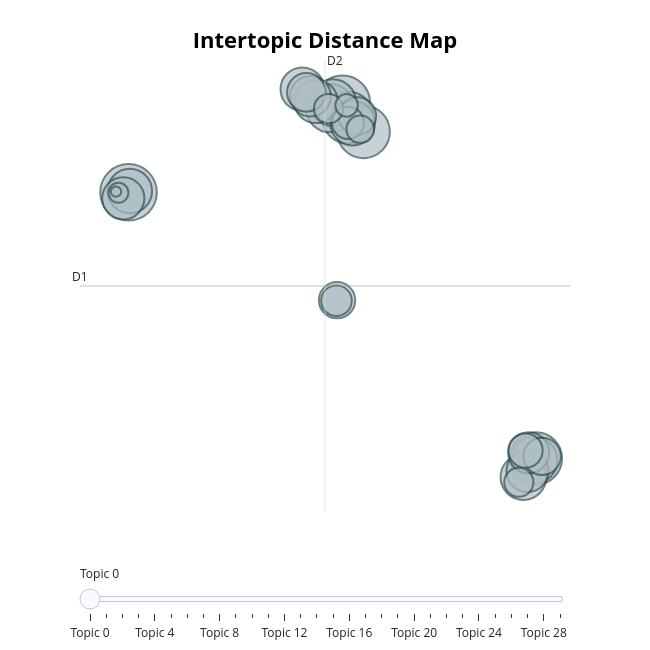

This figure's notebook cell:
### Code cell
# Visualize K-Means topics
topic_model_kmeans.visualize_topics()

### Figure 1 — Plotly figure (JSON) as saved in the notebook; plotly's stock layout.template omitted (floating-point values rounded to 4 significant figures)
{"data": [{"customdata": [[0, "covid covid | india | coronavirusupdates | drharshvardhan | coronavirusindia", 410], [1, "trump | donald trump | donald | president | donaldtrump", 388], [2, "zealand | new zealand | total number | number | number confirmed", 356], [3, "coronavirus | nashville | new coronavirus | coronavirus coronavirus | man", 350], [4, "risk | learn | protect | higher risk | cdc", 343], [5, "drtedros | flu | countries | pandemic | death", 298], [6, "italy | video | photo | italian | died", 281], [7, "vaccine | covid vaccine | vaccines | covax | drtedros", 279], [8, "cure | water | drinking | israel | cure covid", 268], [9, "masks | mask | wear | face | wearing", 254], [10, "indian | lockdown | police | beaten | muslim", 253], [11, "tests | yesterday | published ve | ve tracked | tracked", 244], [12, "covidview | covidview report | cdc covidview | latest cdc | report shows", 241], [13, "indiafightscorona | recoveries | rt pib | india | indiafightscorona india", 228], [14, "sars | cov | sars cov | virus | animals", 228], [15, "uk | england | health secretary | live | follow live", 216], [16, "data | hospitalizations | new york | york | deaths", 212], [17, "states reported | published states | reported tests | reported | update published", 191], [18, "test | pcr | antibody | antibodies | pregnant", 182], [19, "china | chinese | wuhan | china coronavirus | wuhan institute", 179], [20, "nigeria | covid reported | reported nigeria | ncdc | lagos", 169], [21, "lockdown | restrictions | boris | boris johnson | johnson", 150], [22, "schools | children | school | students | parents", 132], [23, "rivers | kaduna | ogun | oyo | fct", 120], [24, "north shore | shore | middlemore | hospital | icu", 110], [25, "hydroxychloroquine | chloroquine | vitamin | drug | azithromycin", 109], [26, "tracing | contact tracing | contact | isolation | effective capacity", 98], [27, "gates | fauci | foundation | anthony fauci | anthony", 66], [28, "india coronavirusupdates | cases deaths | discharged migrated | migrated | covid recovery", 51], [29, "states confirmed | cases states | confirmed cases | total confirmed | coronavirusupdates state", 14]], "hovertemplate": "<b>Topic %{customdata[0]}</b><br>%{customdata[1]}<br>Size: %{customdata[2]}", "legendgroup": "", "marker": {"color": "#B0BEC5", "line": {"color": "DarkSlateGrey", "width": 2}, "size": [410, 388, 356, 350, 343, 298, 281, 279, 268, 254, 253, 244, 241, 228, 228, 216, 212, 191, 182, 179, 169, 150, 132, 120, 110, 109, 98, 66, 51, 14], "sizemode": "area", "sizeref": 0.2562, "symbol": "circle"}, "mode": "markers", "name": "", "orientation": "v", "showlegend": false, "type": "scatter", "x": [-11.31, -0.6762, 0.3635, 8.925, -0.3995, -1.295, 8.828, -1.164, 8.307, -0.1756, -11.24, -2.671, -1.995, -11.57, 8.511, 8.568, -2.271, -2.472, 0.05629, 9.234, -0.9502, 8.412, -0.4061, -0.9799, -1.369, 8.078, 0.2027, -0.4741, -11.81, -11.93], "xaxis": "x", "y": [5.891, 11.63, 9.781, -11.2, 10.68, 11.3, -11.31, 11.66, -12.39, 10.34, 5.976, 12.51, 11.73, 5.508, -12.0, -10.84, 12.06, 12.31, 10.79, -11.06, -1.035, -10.7, 10.35, -1.067, 11.27, -12.73, 9.942, 11.48, 5.859, 5.937], "yaxis": "y"}], "layout": {"annotations": [{"showarrow": false, "text": "D1", "x": -13.72, "y": -0.1242, "yshift": 10}, {"showarrow": false, "text": "D2", "x": -1.548, "xshift": 10, "y": 14.39}], "height": 650, "hoverlabel": {"bgcolor": "white", "font": {"family": "Rockwell", "size": 16}}, "legend": {"itemsizing": "constant", "tracegroupgap": 0}, "margin": {"t": 60}, "shapes": [{"line": {"color": "#CFD8DC", "width": 2}, "type": "line", "x0": -1.548, "x1": -1.548, "y0": -14.64, "y1": 14.39}, {"line": {"color": "#9E9E9E", "width": 2}, "type": "line", "x0": -13.72, "x1": 10.62, "y0": -0.1242, "y1": -0.1242}], "sliders": [{"active": 0, "pad": {"t": 50}, "steps": [{"args": [{"marker.color": [["red", "#B0BEC5", "#B0BEC5", "#B0BEC5", "#B0BEC5", "#B0BEC5", "#B0BEC5", "#B0BEC5", "#B0BEC5", "#B0BEC5", "#B0BEC5", "#B0BEC5", "#B0BEC5", "#B0BEC5", "#B0BEC5", "#B0BEC5", "#B0BEC5", "#B0BEC5", "#B0BEC5", "#B0BEC5", "#B0BEC5", "#B0BEC5", "#B0BEC5", "#B0BEC5", "#B0BEC5", "#B0BEC5", "#B0BEC5", "#B0BEC5", "#B0BEC5", "#B0BEC5"]]}], "label": "Topic 0", "method": "update"}, {"args": [{"marker.color": [["#B0BEC5", "red", "#B0BEC5", "#B0BEC5", "#B0BEC5", "#B0BEC5", "#B0BEC5", "#B0BEC5", "#B0BEC5", "#B0BEC5", "#B0BEC5", "#B0BEC5", "#B0BEC5", "#B0BEC5", "#B0BEC5", "#B0BEC5", "#B0BEC5", "#B0BEC5", "#B0BEC5", "#B0BEC5", "#B0BEC5", "#B0BEC5", "#B0BEC5", "#B0BEC5", "#B0BEC5", "#B0BEC5", "#B0BEC5", "#B0BEC5", "#B0BEC5", "#B0BEC5"]]}], "label": "Topic 1", "method": "update"}, {"args": [{"marker.color": [["#B0BEC5", "#B0BEC5", "red", "#B0BEC5", "#B0BEC5", "#B0BEC5", "#B0BEC5", "#B0BEC5", "#B0BEC5", "#B0BEC5", "#B0BEC5", "#B0BEC5", "#B0BEC5", "#B0BEC5", "#B0BEC5", "#B0BEC5", "#B0BEC5", "#B0BEC5", "#B0BEC5", "#B0BEC5", "#B0BEC5", "#B0BEC5", "#B0BEC5", "#B0BEC5", "#B0BEC5", "#B0BEC5", "#B0BEC5", "#B0BEC5", "#B0BEC5", "#B0BEC5"]]}], "label": "Topic 2", "method": "update"}, {"args": [{"marker.color": [["#B0BEC5", "#B0BEC5", "#B0BEC5", "red", "#B0BEC5", "#B0BEC5", "#B0BEC5", "#B0BEC5", "#B0BEC5", "#B0BEC5", "#B0BEC5", "#B0BEC5", "#B0BEC5", "#B0BEC5", "#B0BEC5", "#B0BEC5", "#B0BEC5", "#B0BEC5", "#B0BEC5", "#B0BEC5", "#B0BEC5", "#B0BEC5", "#B0BEC5", "#B0BEC5", "#B0BEC5", "#B0BEC5", "#B0BEC5", "#B0BEC5", "#B0BEC5", "#B0BEC5"]]}], "label": "Topic 3", "method": "update"}, {"args": [{"marker.color": [["#B0BEC5", "#B0BEC5", "#B0BEC5", "#B0BEC5", "red", "#B0BEC5", "#B0BEC5", "#B0BEC5", "#B0BEC5", "#B0BEC5", "#B0BEC5", "#B0BEC5", "#B0BEC5", "#B0BEC5", "#B0BEC5", "#B0BEC5", "#B0BEC5", "#B0BEC5", "#B0BEC5", "#B0BEC5", "#B0BEC5", "#B0BEC5", "#B0BEC5", "#B0BEC5", "#B0BEC5", "#B0BEC5", "#B0BEC5", "#B0BEC5", "#B0BEC5", "#B0BEC5"]]}], "label": "Topic 4", "method": "update"}, {"args": [{"marker.color": [["#B0BEC5", "#B0BEC5", "#B0BEC5", "#B0BEC5", "#B0BEC5", "red", "#B0BEC5", "#B0BEC5", "#B0BEC5", "#B0BEC5", "#B0BEC5", "#B0BEC5", "#B0BEC5", "#B0BEC5", "#B0BEC5", "#B0BEC5", "#B0BEC5", "#B0BEC5", "#B0BEC5", "#B0BEC5", "#B0BEC5", "#B0BEC5", "#B0BEC5", "#B0BEC5", "#B0BEC5", "#B0BEC5", "#B0BEC5", "#B0BEC5", "#B0BEC5", "#B0BEC5"]]}], "label": "Topic 5", "method": "update"}, {"args": [{"marker.color": [["#B0BEC5", "#B0BEC5", "#B0BEC5", "#B0BEC5", "#B0BEC5", "#B0BEC5", "red", "#B0BEC5", "#B0BEC5", "#B0BEC5", "#B0BEC5", "#B0BEC5", "#B0BEC5", "#B0BEC5", "#B0BEC5", "#B0BEC5", "#B0BEC5", "#B0BEC5", "#B0BEC5", "#B0BEC5", "#B0BEC5", "#B0BEC5", "#B0BEC5", "#B0BEC5", "#B0BEC5", "#B0BEC5", "#B0BEC5", "#B0BEC5", "#B0BEC5", "#B0BEC5"]]}], "label": "Topic 6", "method": "update"}, {"args": [{"marker.color": [["#B0BEC5", "#B0BEC5", "#B0BEC5", "#B0BEC5", "#B0BEC5", "#B0BEC5", "#B0BEC5", "red", "#B0BEC5", "#B0BEC5", "#B0BEC5", "#B0BEC5", "#B0BEC5", "#B0BEC5", "#B0BEC5", "#B0BEC5", "#B0BEC5", "#B0BEC5", "#B0BEC5", "#B0BEC5", "#B0BEC5", "#B0BEC5", "#B0BEC5", "#B0BEC5", "#B0BEC5", "#B0BEC5", "#B0BEC5", "#B0BEC5", "#B0BEC5", "#B0BEC5"]]}], "label": "Topic 7", "method": "update"}, {"args": [{"marker.color": [["#B0BEC5", "#B0BEC5", "#B0BEC5", "#B0BEC5", "#B0BEC5", "#B0BEC5", "#B0BEC5", "#B0BEC5", "red", "#B0BEC5", "#B0BEC5", "#B0BEC5", "#B0BEC5", "#B0BEC5", "#B0BEC5", "#B0BEC5", "#B0BEC5", "#B0BEC5", "#B0BEC5", "#B0BEC5", "#B0BEC5", "#B0BEC5", "#B0BEC5", "#B0BEC5", "#B0BEC5", "#B0BEC5", "#B0BEC5", "#B0BEC5", "#B0BEC5", "#B0BEC5"]]}], "label": "Topic 8", "method": "update"}, {"args": [{"marker.color": [["#B0BEC5", "#B0BEC5", "#B0BEC5", "#B0BEC5", "#B0BEC5", "#B0BEC5", "#B0BEC5", "#B0BEC5", "#B0BEC5", "red", "#B0BEC5", "#B0BEC5", "#B0BEC5", "#B0BEC5", "#B0BEC5", "#B0BEC5", "#B0BEC5", "#B0BEC5", "#B0BEC5", "#B0BEC5", "#B0BEC5", "#B0BEC5", "#B0BEC5", "#B0BEC5", "#B0BEC5", "#B0BEC5", "#B0BEC5", "#B0BEC5", "#B0BEC5", "#B0BEC5"]]}], "label": "Topic 9", "method": "update"}, {"args": [{"marker.color": [["#B0BEC5", "#B0BEC5", "#B0BEC5", "#B0BEC5", "#B0BEC5", "#B0BEC5", "#B0BEC5", "#B0BEC5", "#B0BEC5", "#B0BEC5", "red", "#B0BEC5", "#B0BEC5", "#B0BEC5", "#B0BEC5", "#B0BEC5", "#B0BEC5", "#B0BEC5", "#B0BEC5", "#B0BEC5", "#B0BEC5", "#B0BEC5", "#B0BEC5", "#B0BEC5", "#B0BEC5", "#B0BEC5", "#B0BEC5", "#B0BEC5", "#B0BEC5", "#B0BEC5"]]}], "label": "Topic 10", "method": "update"}, {"args": [{"marker.color": [["#B0BEC5", "#B0BEC5", "#B0BEC5", "#B0BEC5", "#B0BEC5", "#B0BEC5", "#B0BEC5", "#B0BEC5", "#B0BEC5", "#B0BEC5", "#B0BEC5", "red", "#B0BEC5", "#B0BEC5", "#B0BEC5", "#B0BEC5", "#B0BEC5", "#B0BEC5", "#B0BEC5", "#B0BEC5", "#B0BEC5", "#B0BEC5", "#B0BEC5", "#B0BEC5", "#B0BEC5", "#B0BEC5", "#B0BEC5", "#B0BEC5", "#B0BEC5", "#B0BEC5"]]}], "label": "Topic 11", "method": "update"}, {"args": [{"marker.color": [["#B0BEC5", "#B0BEC5", "#B0BEC5", "#B0BEC5", "#B0BEC5", "#B0BEC5", "#B0BEC5", "#B0BEC5", "#B0BEC5", "#B0BEC5", "#B0BEC5", "#B0BEC5", "red", "#B0BEC5", "#B0BEC5", "#B0BEC5", "#B0BEC5", "#B0BEC5", "#B0BEC5", "#B0BEC5", "#B0BEC5", "#B0BEC5", "#B0BEC5", "#B0BEC5", "#B0BEC5", "#B0BEC5", "#B0BEC5", "#B0BEC5", "#B0BEC5", "#B0BEC5"]]}], "label": "Topic 12", "method": "update"}, {"args": [{"marker.color": [["#B0BEC5", "#B0BEC5", "#B0BEC5", "#B0BEC5", "#B0BEC5", "#B0BEC5", "#B0BEC5", "#B0BEC5", "#B0BEC5", "#B0BEC5", "#B0BEC5", "#B0BEC5", "#B0BEC5", "red", "#B0BEC5", "#B0BEC5", "#B0BEC5", "#B0BEC5", "#B0BEC5", "#B0BEC5", "#B0BEC5", "#B0BEC5", "#B0BEC5", "#B0BEC5", "#B0BEC5", "#B0BEC5", "#B0BEC5", "#B0BEC5", "#B0BEC5", "#B0BEC5"]]}], "label": "Topic 13", "method": "update"}, {"args": [{"marker.color": [["#B0BEC5", "#B0BEC5", "#B0BEC5", "#B0BEC5", "#B0BEC5", "#B0BEC5", "#B0BEC5", "#B0BEC5", "#B0BEC5", "#B0BEC5", "#B0BEC5", "#B0BEC5", "#B0BEC5", "#B0BEC5", "red", "#B0BEC5", "#B0BEC5", "#B0BEC5", "#B0BEC5", "#B0BEC5", "#B0BEC5", "#B0BEC5", "#B0BEC5", "#B0BEC5", "#B0BEC5", "#B0BEC5", "#B0BEC5", "#B0BEC5", "#B0BEC5", "#B0BEC5"]]}], "label": "Topic 14", "method": "update"}, {"args": [{"marker.color": [["#B0BEC5", "#B0BEC5", "#B0BEC5", "#B0BEC5", "#B0BEC5", "#B0BEC5", "#B0BEC5", "#B0BEC5", "#B0BEC5", "#B0BEC5", "#B0BEC5", "#B0BEC5", "#B0BEC5", "#B0BEC5", "#B0BEC5", "red", "#B0BEC5", "#B0BEC5", "#B0BEC5", "#B0BEC5", "#B0BEC5", "#B0BEC5", "#B0BEC5", "#B0BEC5", "#B0BEC5", "#B0BEC5", "#B0BEC5", "#B0BEC5", "#B0BEC5", "#B0BEC5"]]}], "label": "Topic 15", "method": "update"}, {"args": [{"marker.color": [["#B0BEC5", "#B0BEC5", "#B0BEC5", "#B0BEC5", "#B0BEC5", "#B0BEC5", "#B0BEC5", "#B0BEC5", "#B0BEC5", "#B0BEC5", "#B0BEC5", "#B0BEC5", "#B0BEC5", "#B0BEC5", "#B0BEC5", "#B0BEC5", "red", "#B0BEC5", "#B0BEC5", "#B0BEC5", "#B0BEC5", "#B0BEC5", "#B0BEC5", "#B0BEC5", "#B0BEC5", "#B0BEC5", "#B0BEC5", "#B0BEC5", "#B0BEC5", "#B0BEC5"]]}], "label": "Topic 16", "method": "update"}, {"args": [{"marker.color": [["#B0BEC5", "#B0BEC5", "#B0BEC5", "#B0BEC5", "#B0BEC5", "#B0BEC5", "#B0BEC5", "#B0BEC5", "#B0BEC5", "#B0BEC5", "#B0BEC5", "#B0BEC5", "#B0BEC5", "#B0BEC5", "#B0BEC5", "#B0BEC5", "#B0BEC5", "red", "#B0BEC5", "#B0BEC5", "#B0BEC5", "#B0BEC5", "#B0BEC5", "#B0BEC5", "#B0BEC5", "#B0BEC5", "#B0BEC5", "#B0BEC5", "#B0BEC5", "#B0BEC5"]]}], "label": "Topic 17", "method": "update"}, {"args": [{"marker.color": [["#B0BEC5", "#B0BEC5", "#B0BEC5", "#B0BEC5", "#B0BEC5", "#B0BEC5", "#B0BEC5", "#B0BEC5", "#B0BEC5", "#B0BEC5", "#B0BEC5", "#B0BEC5", "#B0BEC5", "#B0BEC5", "#B0BEC5", "#B0BEC5", "#B0BEC5", "#B0BEC5", "red", "#B0BEC5", "#B0BEC5", "#B0BEC5", "#B0BEC5", "#B0BEC5", "#B0BEC5", "#B0BEC5", "#B0BEC5", "#B0BEC5", "#B0BEC5", "#B0BEC5"]]}], "label": "Topic 18", "method": "update"}, {"args": [{"marker.color": [["#B0BEC5", "#B0BEC5", "#B0BEC5", "#B0BEC5", "#B0BEC5", "#B0BEC5", "#B0BEC5", "#B0BEC5", "#B0BEC5", "#B0BEC5", "#B0BEC5", "#B0BEC5", "#B0BEC5", "#B0BEC5", "#B0BEC5", "#B0BEC5", "#B0BEC5", "#B0BEC5", "#B0BEC5", "red", "#B0BEC5", "#B0BEC5", "#B0BEC5", "#B0BEC5", "#B0BEC5", "#B0BEC5", "#B0BEC5", "#B0BEC5", "#B0BEC5", "#B0BEC5"]]}], "label": "Topic 19", "method": "update"}, {"args": [{"marker.color": [["#B0BEC5", "#B0BEC5", "#B0BEC5", "#B0BEC5", "#B0BEC5", "#B0BEC5", "#B0BEC5", "#B0BEC5", "#B0BEC5", "#B0BEC5", "#B0BEC5", "#B0BEC5", "#B0BEC5", "#B0BEC5", "#B0BEC5", "#B0BEC5", "#B0BEC5", "#B0BEC5", "#B0BEC5", "#B0BEC5", "red", "#B0BEC5", "#B0BEC5", "#B0BEC5", "#B0BEC5", "#B0BEC5", "#B0BEC5", "#B0BEC5", "#B0BEC5", "#B0BEC5"]]}], "label": "Topic 20", "method": "update"}, {"args": [{"marker.color": [["#B0BEC5", "#B0BEC5", "#B0BEC5", "#B0BEC5", "#B0BEC5", "#B0BEC5", "#B0BEC5", "#B0BEC5", "#B0BEC5", "#B0BEC5", "#B0BEC5", "#B0BEC5", "#B0BEC5", "#B0BEC5", "#B0BEC5", "#B0BEC5", "#B0BEC5", "#B0BEC5", "#B0BEC5", "#B0BEC5", "#B0BEC5", "red", "#B0BEC5", "#B0BEC5", "#B0BEC5", "#B0BEC5", "#B0BEC5", "#B0BEC5", "#B0BEC5", "#B0BEC5"]]}], "label": "Topic 21", "method": "update"}, {"args": [{"marker.color": [["#B0BEC5", "#B0BEC5", "#B0BEC5", "#B0BEC5", "#B0BEC5", "#B0BEC5", "#B0BEC5", "#B0BEC5", "#B0BEC5", "#B0BEC5", "#B0BEC5", "#B0BEC5", "#B0BEC5", "#B0BEC5", "#B0BEC5", "#B0BEC5", "#B0BEC5", "#B0BEC5", "#B0BEC5", "#B0BEC5", "#B0BEC5", "#B0BEC5", "red", "#B0BEC5", "#B0BEC5", "#B0BEC5", "#B0BEC5", "#B0BEC5", "#B0BEC5", "#B0BEC5"]]}], "label": "Topic 22", "method": "update"}, {"args": [{"marker.color": [["#B0BEC5", "#B0BEC5", "#B0BEC5", "#B0BEC5", "#B0BEC5", "#B0BEC5", "#B0BEC5", "#B0BEC5", "#B0BEC5", "#B0BEC5", "#B0BEC5", "#B0BEC5", "#B0BEC5", "#B0BEC5", "#B0BEC5", "#B0BEC5", "#B0BEC5", "#B0BEC5", "#B0BEC5", "#B0BEC5", "#B0BEC5", "#B0BEC5", "#B0BEC5", "red", "#B0BEC5", "#B0BEC5", "#B0BEC5", "#B0BEC5", "#B0BEC5", "#B0BEC5"]]}], "label": "Topic 23", "method": "update"}, {"args": [{"marker.color": [["#B0BEC5", "#B0BEC5", "#B0BEC5", "#B0BEC5", "#B0BEC5", "#B0BEC5", "#B0BEC5", "#B0BEC5", "#B0BEC5", "#B0BEC5", "#B0BEC5", "#B0BEC5", "#B0BEC5", "#B0BEC5", "#B0BEC5", "#B0BEC5", "#B0BEC5", "#B0BEC5", "#B0BEC5", "#B0BEC5", "#B0BEC5", "#B0BEC5", "#B0BEC5", "#B0BEC5", "red", "#B0BEC5", "#B0BEC5", "#B0BEC5", "#B0BEC5", "#B0BEC5"]]}], "label": "Topic 24", "method": "update"}, {"args": [{"marker.color": [["#B0BEC5", "#B0BEC5", "#B0BEC5", "#B0BEC5", "#B0BEC5", "#B0BEC5", "#B0BEC5", "#B0BEC5", "#B0BEC5", "#B0BEC5", "#B0BEC5", "#B0BEC5", "#B0BEC5", "#B0BEC5", "#B0BEC5", "#B0BEC5", "#B0BEC5", "#B0BEC5", "#B0BEC5", "#B0BEC5", "#B0BEC5", "#B0BEC5", "#B0BEC5", "#B0BEC5", "#B0BEC5", "red", "#B0BEC5", "#B0BEC5", "#B0BEC5", "#B0BEC5"]]}], "label": "Topic 25", "method": "update"}, {"args": [{"marker.color": [["#B0BEC5", "#B0BEC5", "#B0BEC5", "#B0BEC5", "#B0BEC5", "#B0BEC5", "#B0BEC5", "#B0BEC5", "#B0BEC5", "#B0BEC5", "#B0BEC5", "#B0BEC5", "#B0BEC5", "#B0BEC5", "#B0BEC5", "#B0BEC5", "#B0BEC5", "#B0BEC5", "#B0BEC5", "#B0BEC5", "#B0BEC5", "#B0BEC5", "#B0BEC5", "#B0BEC5", "#B0BEC5", "#B0BEC5", "red", "#B0BEC5", "#B0BEC5", "#B0BEC5"]]}], "label": "Topic 26", "method": "update"}, {"args": [{"marker.color": [["#B0BEC5", "#B0BEC5", "#B0BEC5", "#B0BEC5", "#B0BEC5", "#B0BEC5", "#B0BEC5", "#B0BEC5", "#B0BEC5", "#B0BEC5", "#B0BEC5", "#B0BEC5", "#B0BEC5", "#B0BEC5", "#B0BEC5", "#B0BEC5", "#B0BEC5", "#B0BEC5", "#B0BEC5", "#B0BEC5", "#B0BEC5", "#B0BEC5", "#B0BEC5", "#B0BEC5", "#B0BEC5", "#B0BEC5", "#B0BEC5", "red", "#B0BEC5", "#B0BEC5"]]}], "label": "Topic 27", "method": "update"}, {"args": [{"marker.color": [["#B0BEC5", "#B0BEC5", "#B0BEC5", "#B0BEC5", "#B0BEC5", "#B0BEC5", "#B0BEC5", "#B0BEC5", "#B0BEC5", "#B0BEC5", "#B0BEC5", "#B0BEC5", "#B0BEC5", "#B0BEC5", "#B0BEC5", "#B0BEC5", "#B0BEC5", "#B0BEC5", "#B0BEC5", "#B0BEC5", "#B0BEC5", "#B0BEC5", "#B0BEC5", "#B0BEC5", "#B0BEC5", "#B0BEC5", "#B0BEC5", "#B0BEC5", "red", "#B0BEC5"]]}], "label": "Topic 28", "method": "update"}, {"args": [{"marker.color": [["#B0BEC5", "#B0BEC5", "#B0BEC5", "#B0BEC5", "#B0BEC5", "#B0BEC5", "#B0BEC5", "#B0BEC5", "#B0BEC5", "#B0BEC5", "#B0BEC5", "#B0BEC5", "#B0BEC5", "#B0BEC5", "#B0BEC5", "#B0BEC5", "#B0BEC5", "#B0BEC5", "#B0BEC5", "#B0BEC5", "#B0BEC5", "#B0BEC5", "#B0BEC5", "#B0BEC5", "#B0BEC5", "#B0BEC5", "#B0BEC5", "#B0BEC5", "#B0BEC5", "red"]]}], "label": "Topic 29", "method": "update"}]}], "title": {"font": {"color": "Black", "size": 22}, "text": "<b>Intertopic Distance Map</b>", "x": 0.5, "xanchor": "center", "y": 0.95, "yanchor": "top"}, "width": 650, "xaxis": {"anchor": "y", "domain": [0, 1], "range": [-13.72, 10.62], "title": {"text": ""}, "visible": false}, "yaxis": {"anchor": "x", "domain": [0, 1], "range": [-14.64, 14.39], "title": {"text": ""}, "visible": false}}}
